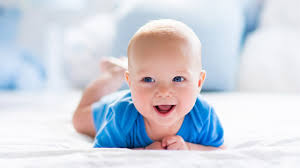
#> input picture smile.jpg, 300 x 168 px
$ python app.py
#> lines starting #> are read from the running program, lines starting #| are printed output that depends on the picture; after the words box and inside, x2 and y2 are one past the last pixel; in counts of white or black regions, pixels touching at a corner belong together
import cv2
image = cv2.imread('smile.jpg')
#> image is the input picture: shape (168, 300, 3); mean B, G, R 221.4, 211.8, 208.4
gray = cv2.cvtColor(image, cv2.COLOR_BGR2GRAY)
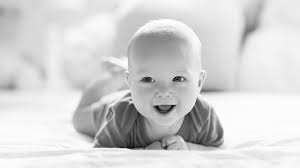
#> gray: shape (168, 300); min 2, max 255, mean 211.8
face_cascade = cv2.CascadeClassifier('haarcascade_eye.xml')
try:
    if face_cascade.empty():
        raise IOError('Error: Failed to load cascade classifier')
    faces = face_cascade.detectMultiScale(
        gray, scaleFactor=1.1, minNeighbors=5)
#> faces = [[166, 68, 24, 24]]

    # Draw rectangles around the detected faces
    for (x, y, w, h) in faces:
        cv2.rectangle(image, (x, y), (x+w, y+h), (0, 255, 0), 2)
#> this loop made 1 pass
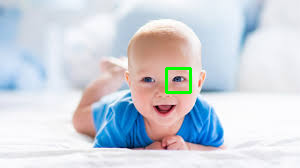
#> image: shape (168, 300, 3); 0.56% of pixels changed, all inside (x1, y1, x2, y2) = (165, 67, 192, 94)

    cv2.imshow('Faces', image)
    cv2.waitKey(0)
    cv2.destroyAllWindows()

except IOError as e:
    print(str(e))

except Exception as e:
    print(str(e))
